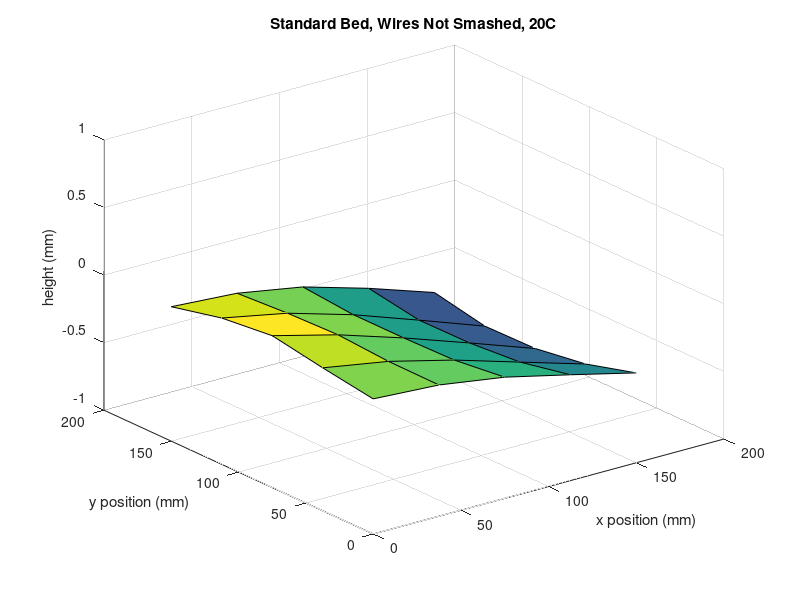

Write the MATLAB code that produced this figure.
X = [0, 37.5, 75, 112.5, 150, 0, 37.5, 75, 112.5, 150, 0, 37.5, 75, 112.5, 150,0, 37.5, 75, 112.5, 150,0, 37.5, 75, 112.5, 150,];
Y = [0, 0, 0, 0, 0, 37.5, 37.5, 37.5, 37.5, 37.5, 75, 75, 75, 75, 75, 112.5, 112.5, 112.5, 112.5, 112.5, 150, 150, 150, 150, 150];
Z = [0, -.029, -.103, -.217, -.335, .058, -.026, -.148, -.295, -.441, .124, -.001, -.156, -.325, -.498, .083, -.013, -.156, -.328, -.504, -.005, -.037, -.122, -.264, -.427  ];
xr = reshape(X, 5, 5);
yr = reshape(Y, 5, 5);
zr = reshape(Z, 5, 5);
surf(xr, yr, zr)
zlim([-1 1])
xlabel('x position (mm)')
ylabel('y position (mm)')
zlabel('height (mm)')
title("Standard Bed, Wires Not Smashed, 20C");
